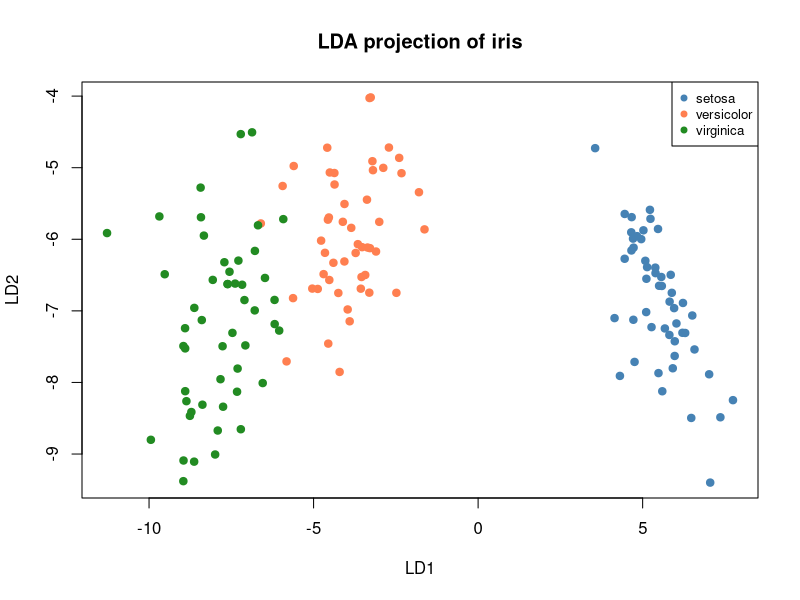

Reproduce this figure in R.
## ---- chunk 1
#| include: false
needed <- c("MASS")
to_install <- setdiff(needed, rownames(installed.packages()))
if (length(to_install) > 0) install.packages(to_install)
invisible(lapply(needed, library, character.only = TRUE))
set.seed(42)
## ---- chunk 2
# The toy data: 6 fish, 2 species
species <- c("trout","trout","trout","bass","bass","bass")
fish_length <- c(2, 4, 3, 6, 8, 7)
weight      <- c(1, 2, 1, 5, 6, 5)

# Step 1: priors (class frequencies)
n_trout <- 3; n_bass <- 3; n <- 6
pi_trout <- n_trout / n    # 0.5
pi_bass  <- n_bass / n     # 0.5
c(pi_trout = pi_trout, pi_bass = pi_bass)

# Step 2: class means
mu_trout <- c(mean(fish_length[1:3]), mean(weight[1:3]))   # (3.0, 1.33)
mu_bass  <- c(mean(fish_length[4:6]), mean(weight[4:6]))    # (7.0, 5.33)
rbind(trout = mu_trout, bass = mu_bass)

# Step 3: Euclidean distance to each center (ignoring covariance for now)
new_fish <- c(5, 3)
dist_trout <- sqrt(sum((new_fish - mu_trout)^2))   # ~2.6
dist_bass  <- sqrt(sum((new_fish - mu_bass)^2))     # ~3.1
c(dist_trout = round(dist_trout, 2), dist_bass = round(dist_bass, 2))
## ---- chunk 3
# The toy data again
trout_x <- cbind(c(2, 4, 3), c(1, 2, 1))   # 3 fish x 2 measurements
bass_x  <- cbind(c(6, 8, 7), c(5, 6, 5))

# Class means
mu_t <- colMeans(trout_x)   # (3.0, 1.333)
mu_b <- colMeans(bass_x)    # (7.0, 5.333)

# POOLED covariance: average the within-class covariance matrices
#  (each has n_k - 1 = 2 degrees of freedom; pool = sum of deviations / (n - K))
S_t <- cov(trout_x)   # within-trout covariance
S_b <- cov(bass_x)    # within-bass covariance
Sigma_pooled <- ((3 - 1) * S_t + (3 - 1) * S_b) / (6 - 2)
Sigma_pooled

# Inverse of pooled covariance
Sigma_inv <- solve(Sigma_pooled)

# Discriminant scores at x = (5, 3)
x_new <- c(5, 3)
pi_t <- 0.5; pi_b <- 0.5

delta_trout <- as.numeric(x_new %*% Sigma_inv %*% mu_t
  - 0.5 * mu_t %*% Sigma_inv %*% mu_t + log(pi_t))
delta_bass <- as.numeric(x_new %*% Sigma_inv %*% mu_b
  - 0.5 * mu_b %*% Sigma_inv %*% mu_b + log(pi_b))

c(delta_trout = round(delta_trout, 3), delta_bass = round(delta_bass, 3))
# The larger score wins
## ---- chunk 4
trout_x <- cbind(c(2, 4, 3), c(1, 2, 1))
bass_x  <- cbind(c(6, 8, 7), c(6, 4, 6))   # hypothetical bass with different covariance
cat("Trout covariance:\n"); print(cov(trout_x))
cat("Bass covariance:\n");  print(cov(bass_x))
## ---- chunk 5
# QDA scoring with per-class covariances (hypothetical bass)
trout_x <- cbind(c(2, 4, 3), c(1, 2, 1))
bass_x  <- cbind(c(6, 8, 7), c(6, 4, 6))
mu_t <- colMeans(trout_x); mu_b <- colMeans(bass_x)
S_t <- cov(trout_x); S_b <- cov(bass_x)
x_new <- c(5, 3)

qda_score <- function(x, mu, S, pi_k) {
  -0.5 * t(x) %*% solve(S) %*% x +
   t(x) %*% solve(S) %*% mu -
   0.5 * t(mu) %*% solve(S) %*% mu -
   0.5 * log(det(S)) + log(pi_k)
}

d_trout <- as.numeric(qda_score(x_new, mu_t, S_t, 0.5))
d_bass  <- as.numeric(qda_score(x_new, mu_b, S_b, 0.5))
cat("QDA scores — trout:", round(d_trout, 3), " bass:", round(d_bass, 3), "\n")
cat("QDA classifies as:", ifelse(d_trout > d_bass, "trout", "bass"), "\n")
## ---- chunk 6
# Naive Bayes for our toy fish — each predictor separately
trout_len <- c(2, 4, 3); trout_wt <- c(1, 2, 1)
bass_len  <- c(6, 8, 7); bass_wt  <- c(5, 6, 5)

# Density at new fish (5, 3) under each class, assuming independence
nb_trout <- dnorm(5, mean(trout_len), sd(trout_len)) *
            dnorm(3, mean(trout_wt),  sd(trout_wt))
nb_bass  <- dnorm(5, mean(bass_len),  sd(bass_len)) *
            dnorm(3, mean(bass_wt),   sd(bass_wt))
cat("NB density — trout:", round(nb_trout, 6), " bass:", round(nb_bass, 6), "\n")
cat("NB classifies as:", ifelse(nb_trout > nb_bass, "trout", "bass"), "\n")
## ---- chunk 7
# Confirm our hand result matches MASS::lda()
library(MASS)
species <- factor(c("trout","trout","trout","bass","bass","bass"))
fish_data <- data.frame(length = c(2,4,3,6,8,7), weight = c(1,2,1,5,6,5))
fit <- lda(species ~ length + weight, data = fish_data)

# Based on our hand calculation, which species should this return?
mass_result <- as.character(predict(fit, newdata = data.frame(length = 5, weight = 3))$class)

# Our hand computation (from the baked chunk above)
trout_x <- cbind(c(2,4,3), c(1,2,1)); bass_x <- cbind(c(6,8,7), c(5,6,5))
S_pool <- ((2)*cov(trout_x) + (2)*cov(bass_x)) / 4; S_inv <- solve(S_pool)
mu_t <- colMeans(trout_x); mu_b <- colMeans(bass_x); x <- c(5, 3)
d_t <- as.numeric(x %*% S_inv %*% mu_t - 0.5 * mu_t %*% S_inv %*% mu_t)
d_b <- as.numeric(x %*% S_inv %*% mu_b - 0.5 * mu_b %*% S_inv %*% mu_b)
hand_result <- ifelse(d_t > d_b, "trout", "bass")

cat("Hand computation:", hand_result, "\n")
cat("MASS::lda():    ", mass_result, "\n")
cat("Match:", hand_result == mass_result, "\n")
## ---- chunk 8
# At what length does the class flip? (weight = 3)
library(MASS)
species <- factor(c("trout","trout","trout","bass","bass","bass"))
fish_data <- data.frame(length = c(2,4,3,6,8,7), weight = c(1,2,1,5,6,5))
fit <- lda(species ~ length + weight, data = fish_data)

# Try a range of lengths at weight = 3
for (len in 3:7) {
  pred <- predict(fit, newdata = data.frame(length = len, weight = 3))
  cat("length =", len, "→", as.character(pred$class),
      " posterior:", round(pred$posterior, 3), "\n")
}
## ---- chunk 9
#| fig-alt: "LDA projection of the iris dataset onto the first two discriminant axes, showing three species as colored clusters: setosa clearly separated, versicolor and virginica partially overlapping."
library(MASS)
fit_iris <- lda(Species ~ ., data = iris)

# Project onto the discriminant axes
proj <- as.matrix(iris[, 1:4]) %*% fit_iris$scaling
cols <- c(setosa = "steelblue", versicolor = "coral", virginica = "forestgreen")
plot(proj[, 1], proj[, 2], col = cols[iris$Species], pch = 19,
     xlab = "LD1", ylab = "LD2", main = "LDA projection of iris")
legend("topright", legend = names(cols), col = cols, pch = 19, cex = 0.8)

# Accuracy on training data
preds <- predict(fit_iris)$class
cat("Training accuracy:", mean(preds == iris$Species), "\n")
